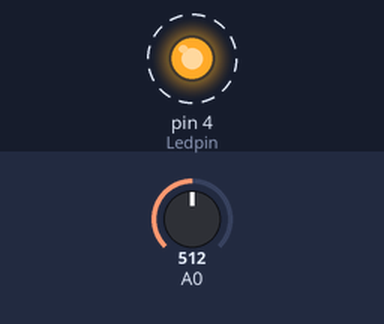
Simulated run of this sketch. Board: Arduino Uno, built with avr-gcc and run on an emulated ATmega328P. Parts: output pins drawn as LEDs (lit = HIGH). Dashed ring = blinking. Inputs (shaded band) come from the test bench; at power-on: A0 = 512.

Above: at 0.15 s.
Timing chart, 0 to 3.0 s (numbered marks = the images above):
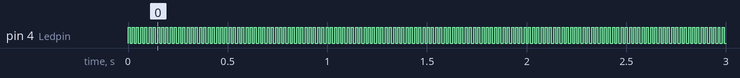

Measured:
- by itself, pin 4 (Ledpin): alternates HIGH for 0.01 s and LOW for 0.01 s

The sketch:

intensit__led.ino
```cpp
int Ledpin = 4; //definiamo il pin 4 con il nome ledpin

void setup() {
  pinMode(Ledpin, OUTPUT);
}

void loop() {
  int t = analogRead(A0)/50;
  digitalWrite(Ledpin, HIGH);
  delay(t);
  digitalWrite(Ledpin, LOW);
  delay(21-t);
}
```
